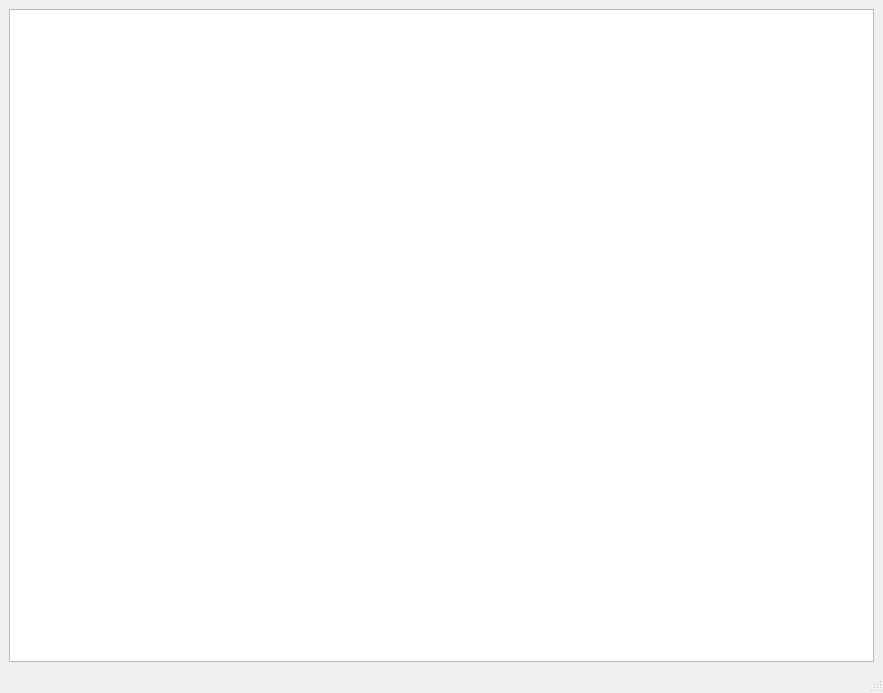
<?xml version="1.0" encoding="UTF-8"?>
<ui version="4.0">
 <class>MainWindow</class>
 <widget class="QMainWindow" name="MainWindow">
  <property name="geometry">
   <rect>
    <x>0</x>
    <y>0</y>
    <width>883</width>
    <height>693</height>
   </rect>
  </property>
  <property name="windowTitle">
   <string>Help</string>
  </property>
  <property name="windowIcon">
   <iconset resource="picture.qrc">
    <normaloff>:/新前缀/image/bee.png</normaloff>:/新前缀/image/bee.png</iconset>
  </property>
  <widget class="QWidget" name="centralwidget">
   <layout class="QHBoxLayout" name="horizontalLayout">
    <item>
     <widget class="QTextBrowser" name="textBrowser"/>
    </item>
   </layout>
  </widget>
  <widget class="QStatusBar" name="statusbar"/>
 </widget>
 <resources>
  <include location="picture.qrc"/>
 </resources>
 <connections/>
</ui>
